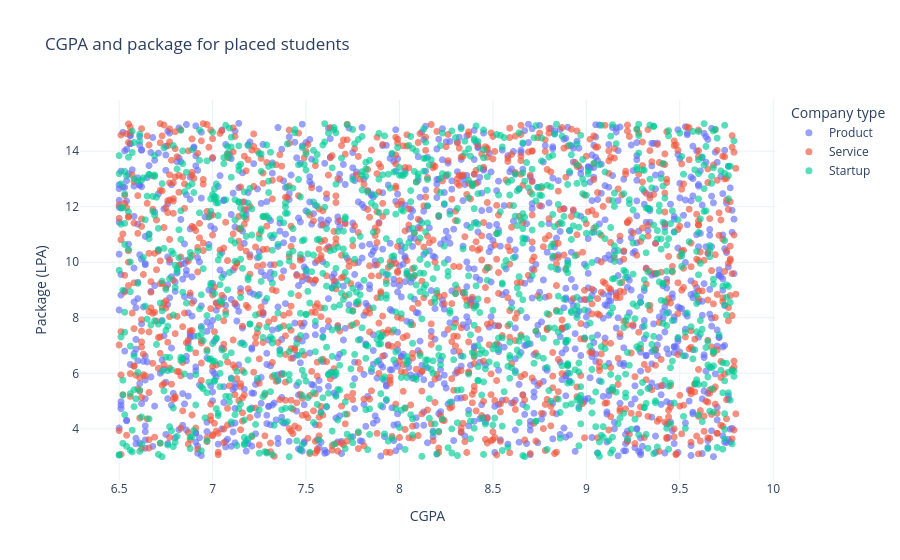

Write notebook code for a chart like this one.
### Markdown cell above
## 5. How do CGPA and package relate for placed students?

**Question:** Among students who were placed, do CGPA and package appear to move together?

**How to read it:** Each dot represents one placed student. CGPA is on the x-axis and package in LPA is on the y-axis; colors identify company type. Hover for student, branch, internship, and aptitude details. Zoom into a dense region to inspect overlapping points.

**Use this plot for:** seeing spread, clusters, and possible associations. Many students can share similar values, and an apparent trend does not prove CGPA causes a higher package. Unplaced students are omitted because their zero package is not a salary offer.

### Code cell
fig = px.scatter(
    placed_df,
    x="cgpa",
    y="package_lpa",
    color="company_type",
    category_orders={"company_type": company_order},
    render_mode="webgl",
    opacity=0.65,
    custom_data=["student_id", "branch", "internships", "aptitude_score"],
    title="CGPA and package for placed students",
    labels={"cgpa": "CGPA", "package_lpa": "Package (LPA)", "company_type": "Company type"},
)
fig.update_traces(
    marker={"size": 7},
    hovertemplate=(
        "Student ID: %{customdata[0]}<br>CGPA: %{x:.2f}<br>Package: %{y:.2f} LPA"
        "<br>Company type: %{fullData.name}<br>Branch: %{customdata[1]}"
        "<br>Internships: %{customdata[2]}<br>Aptitude score: %{customdata[3]}<extra></extra>"
    ),
)
fig.update_layout(template="plotly_white")
fig.show()

### Figure 1 — Plotly figure (JSON) as saved in the notebook; plotly's stock layout.template omitted (floating-point values rounded to 4 significant figures; data arrays with more than 128 entries replaced by an {"elided": "..."} marker saying what was removed)
{"data": [{"customdata": {"elided": "1252x4 mixed values"}, "hovertemplate": "Student ID: %{customdata[0]}<br>CGPA: %{x:.2f}<br>Package: %{y:.2f} LPA<br>Company type: %{fullData.name}<br>Branch: %{customdata[1]}<br>Internships: %{customdata[2]}<br>Aptitude score: %{customdata[3]}<extra></extra>", "legendgroup": "Product", "marker": {"color": "#636efa", "opacity": 0.65, "size": 7, "symbol": "circle"}, "mode": "markers", "name": "Product", "showlegend": true, "type": "scattergl", "x": {"elided": "1252 float values"}, "xaxis": "x", "y": {"elided": "1252 float values"}, "yaxis": "y"}, {"customdata": {"elided": "1212x4 mixed values"}, "hovertemplate": "Student ID: %{customdata[0]}<br>CGPA: %{x:.2f}<br>Package: %{y:.2f} LPA<br>Company type: %{fullData.name}<br>Branch: %{customdata[1]}<br>Internships: %{customdata[2]}<br>Aptitude score: %{customdata[3]}<extra></extra>", "legendgroup": "Service", "marker": {"color": "#EF553B", "opacity": 0.65, "size": 7, "symbol": "circle"}, "mode": "markers", "name": "Service", "showlegend": true, "type": "scattergl", "x": {"elided": "1212 float values"}, "xaxis": "x", "y": {"elided": "1212 float values"}, "yaxis": "y"}, {"customdata": {"elided": "1188x4 mixed values"}, "hovertemplate": "Student ID: %{customdata[0]}<br>CGPA: %{x:.2f}<br>Package: %{y:.2f} LPA<br>Company type: %{fullData.name}<br>Branch: %{customdata[1]}<br>Internships: %{customdata[2]}<br>Aptitude score: %{customdata[3]}<extra></extra>", "legendgroup": "Startup", "marker": {"color": "#00cc96", "opacity": 0.65, "size": 7, "symbol": "circle"}, "mode": "markers", "name": "Startup", "showlegend": true, "type": "scattergl", "x": {"elided": "1188 float values"}, "xaxis": "x", "y": {"elided": "1188 float values"}, "yaxis": "y"}], "layout": {"legend": {"title": {"text": "Company type"}, "tracegroupgap": 0}, "title": {"text": "CGPA and package for placed students"}, "xaxis": {"anchor": "y", "domain": [0, 1], "title": {"text": "CGPA"}}, "yaxis": {"anchor": "x", "domain": [0, 1], "title": {"text": "Package (LPA)"}}}}
